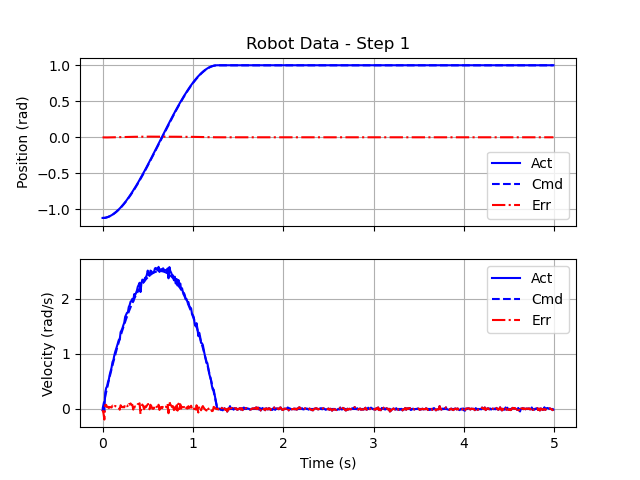

The Python source for this figure:
'''goals3democode.py

   Demo code for Goals 3
'''

# Import useful packages
import hebi
import numpy as np              # For future use
import matplotlib.pyplot as plt

from math import pi, sin, cos, asin, acos, atan2, sqrt, inf
from time import sleep, time


#
#  HEBI Initialization
#
#  Create the motor group, and pre-allocate the command and feedback
#  data structures.  Remember to set the names list to match your
#  motor.
#
names = ['5.5']
group = hebi.Lookup().get_group_from_names(['robotlab'], names)
if group is None:
  print("Unable to find both motors " + str(names))
  raise Exception("Unable to connect to motors")

command  = hebi.GroupCommand(group.size)
feedback = hebi.GroupFeedback(group.size)

dt = 0.01                       # HEBI feedback comes in at 100Hz!

# Also read the initial position.
feedback = group.get_next_feedback(reuse_fbk=feedback)
pinit = feedback.position[0]


#
#  Define the parameters
#
T = 5.0                         # 5 seconds total run time


#
#  Pre-allocate the storage.
#
N = int(T / dt)                 # 100 samples/second.

Time = [0.0] * N
PAct = [0.0] * N
PCmd = [0.0] * N
PErr = [0.0] * N
VAct = [0.0] * N
VCmd = [0.0] * N
VErr = [0.0] * N

# Helper functions
# Helper Functions
def movetime(po, pf, vmax):
    return abs(3*(pf - po)/(2*vmax))


def calcparams(t0, tf, p0, pf, v0, vf):
    T_move = tf - t0 
    a = p0
    b = v0
    c = 3*(pf - p0)/(T_move)**2 - vf/T_move - 2*v0/T_move
    d = (-2)*(pf - p0)/(T_move)**3 + vf/(T_move)**2 + v0/(T_move)**2
    return (a, b, c, d)


def splinecmds(t, t_spline, spline_params):
    (a, b, c, d) = spline_params
    pcmd = a + b*(t - t_spline) + c*(t - t_spline)**2 + d*(t - t_spline)**3
    vcmd = b + 2*c*(t - t_spline) + 3*d*(t - t_spline)**2
    return (pcmd, vcmd)


#
#  Execute the movement.
#
# Initialize the index and time.
index = 0
t = 0.0
feedback = group.get_next_feedback(reuse_fbk=feedback)
pinit = feedback.position[0]
vmax = 2.5

v0 = 0.0
vf = 0.0
pgoal = 1.0 if pinit < 0.0 else -1.0

p0 = pinit
pf = pgoal
t0 = 0.0
tf = t0 + movetime(p0, pf, vmax)

(a,b,c,d) = calcparams(t0, tf, p0, pf, v0, vf)

while True:
    (pcmd, vcmd) = splinecmds(t, t0, (a, b, c, d))
    # Compute the commands for this time step.
    if t + dt > tf:
        vcmd = 0.0
        t0 = t
        p0 = pcmd
        v0 = vcmd
        print(t)
        print(tf)
        print(v0)
        
        pf = p0
        vf = 0.0
        
        tm = inf
        tf = t0 + tm
        (a, b, c, d) = calcparams(t0, tf, p0, pf, v0, vf)

    # Send the commands.  This returns immediately.
    command.position = [pcmd]
    command.velocity = [vcmd]
    group.send_command(command)

    # Read the actual data. This blocks (internally waits) 10ms for
    # the data and therefor replaces the "sleep(0.01)".
    feedback = group.get_next_feedback(reuse_fbk=feedback)
    pact = feedback.position[0]
    vact = feedback.velocity[0]

    # Store the data for this time step (at the current index).
    Time[index] = t
    PAct[index] = pact
    PCmd[index] = pcmd
    PErr[index] = pact - pcmd
    VAct[index] = vact
    VCmd[index] = vcmd
    VErr[index] = vact - vcmd

    # Advance the index/time.
    index += 1
    t     += dt

    # Break (end) the loop, if we run out of storage or time.
    if index >= N or t >= T:
        break


#
#  Plot.
#
# Create a plot of position and velocity, actual and command!
fig, (ax1, ax2) = plt.subplots(2, 1, sharex=True)

ax1.plot(Time[0:index], PAct[0:index], color='blue', linestyle='-',  label='Act')
ax1.plot(Time[0:index], PCmd[0:index], color='blue', linestyle='--', label='Cmd')
ax1.plot(Time[0:index], PErr[0:index], color='red', linestyle='-.', label='Err')
ax2.plot(Time[0:index], VAct[0:index], color='blue', linestyle='-',  label='Act')
ax2.plot(Time[0:index], VCmd[0:index], color='blue', linestyle='--', label='Cmd')
ax2.plot(Time[0:index], VErr[0:index], color='red', linestyle='-.', label='Err')

ax1.set_title(f'Robot Data - Step 1')
ax1.set_ylabel('Position (rad)')
ax2.set_ylabel('Velocity (rad/s)')
ax2.set_xlabel('Time (s)')

ax1.grid()
ax2.grid()
ax1.legend()
ax2.legend()

plt.show()
